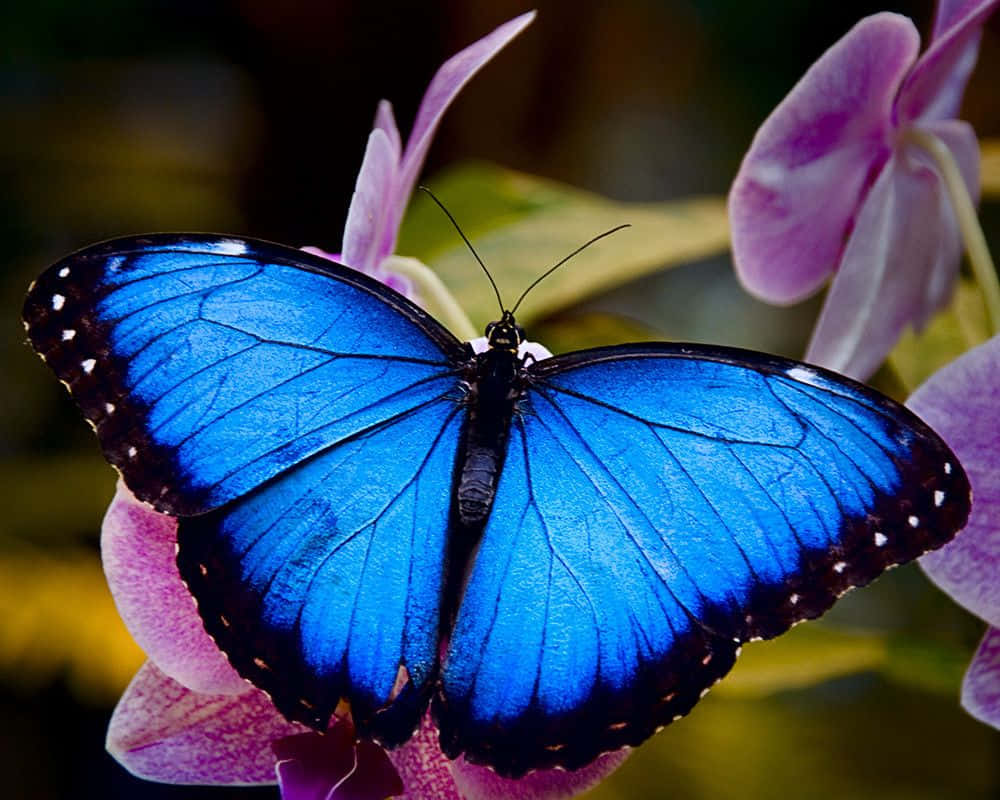
#> input picture butterfly.jpg, 1000 x 800 px
$ jupyter execute workfile.ipynb   (older library calls are emulated)
#> lines starting #> are read from the running program, lines starting #| are printed output that depends on the picture
# EDGE DETECTION USING OPENCV
**Name : Gnanendran N
Reg No. : 212223240037
Slot : 4E6-1**

## 1) SOBEL EDGE DETECTOR

[cell 1]
import cv2
import numpy as np
import matplotlib.pyplot as plt

[cell 2]
image = cv2.imread('butterfly.jpg')
#> image is the input picture: shape (800, 1000, 3); mean B, G, R 92.1, 69.6, 55.4

[cell 3]
gray_image = cv2.cvtColor(image, cv2.COLOR_BGR2GRAY)
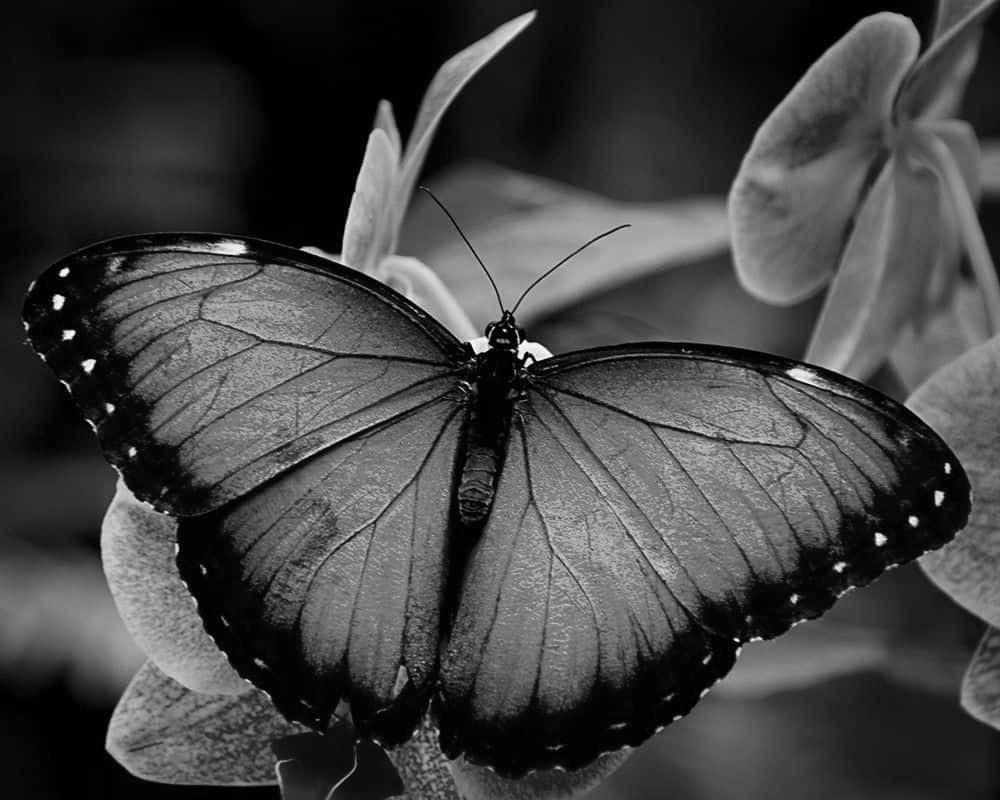
#> gray_image: shape (800, 1000); min 0, max 255, mean 67.9

[cell 4]
# Apply Sobel operator

sobelx  = cv2.Sobel(src = gray_image, ddepth = cv2.CV_64F, dx = 1, dy = 0, ksize = 3)
sobely  = cv2.Sobel(src = gray_image, ddepth = cv2.CV_64F, dx = 0, dy = 1, ksize = 3)
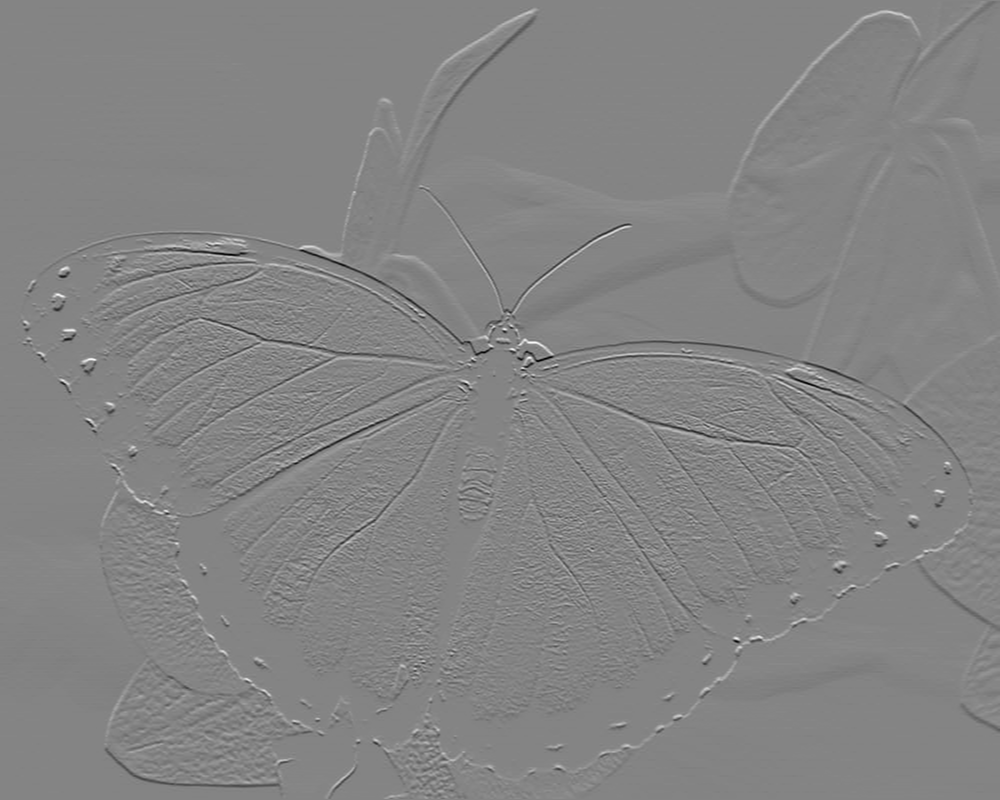
#> sobely: shape (800, 1000) float64; min -914, max 849, mean 0.3; drawn with min black and max white

sobelx = cv2.Sobel(gray_image, cv2.CV_64F, 1, 0, ksize=3)  # Sobel X
sobely = cv2.Sobel(gray_image, cv2.CV_64F, 0, 1, ksize=3)  # Sobel Y
sobel_combined = cv2.magnitude(sobelx, sobely)
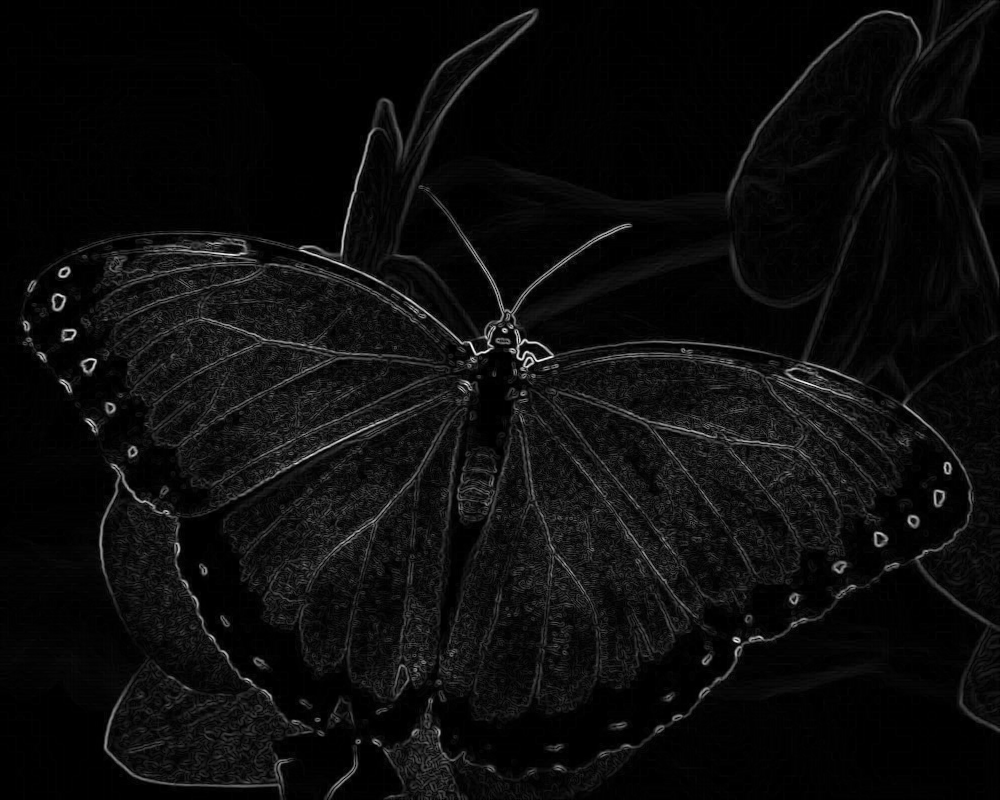
#> sobel_combined: shape (800, 1000) float64; min 0, max 933.5, mean 45.3; drawn with min black and max white

[cell 5]
plt.figure(figsize = (12, 16))
plt.subplot(321); plt.axis('on'); plt.imshow(image[:,:,::-1]); plt.title('Original')
plt.subplot(322); plt.axis('on'); plt.imshow(gray_image, cmap='gray');plt.title('Grayscale')
plt.subplot(323); plt.axis('on'); plt.imshow(sobelx);plt.title('Sobel-X Edge Map')
plt.subplot(324); plt.axis('on'); plt.imshow(sobely);plt.title('Sobel-Y Edge Map');
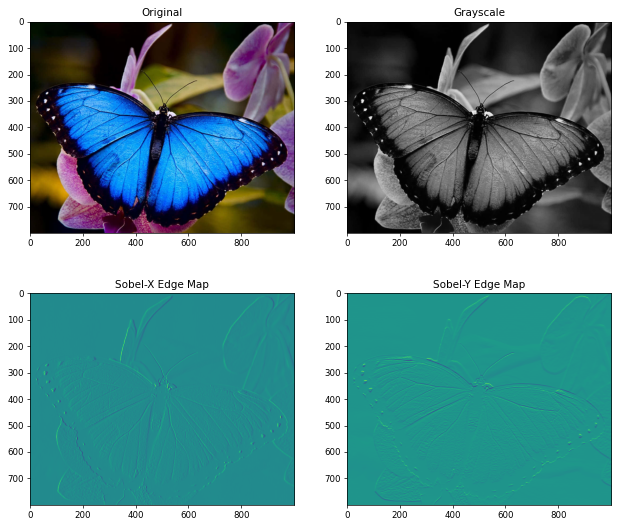
#> figure drawn by matplotlib, 4 panels

[cell 6]
plt.figure(figsize = (12, 6))
plt.axis('off'); plt.imshow(sobel_combined, cmap='gray' ); plt.title('sobel_combined ');

## 2) LAPLACIAN EDGE DETECTOR

[cell 7]
# Apply Laplacian operator
laplacian = cv2.Laplacian(gray_image, cv2.CV_64F)
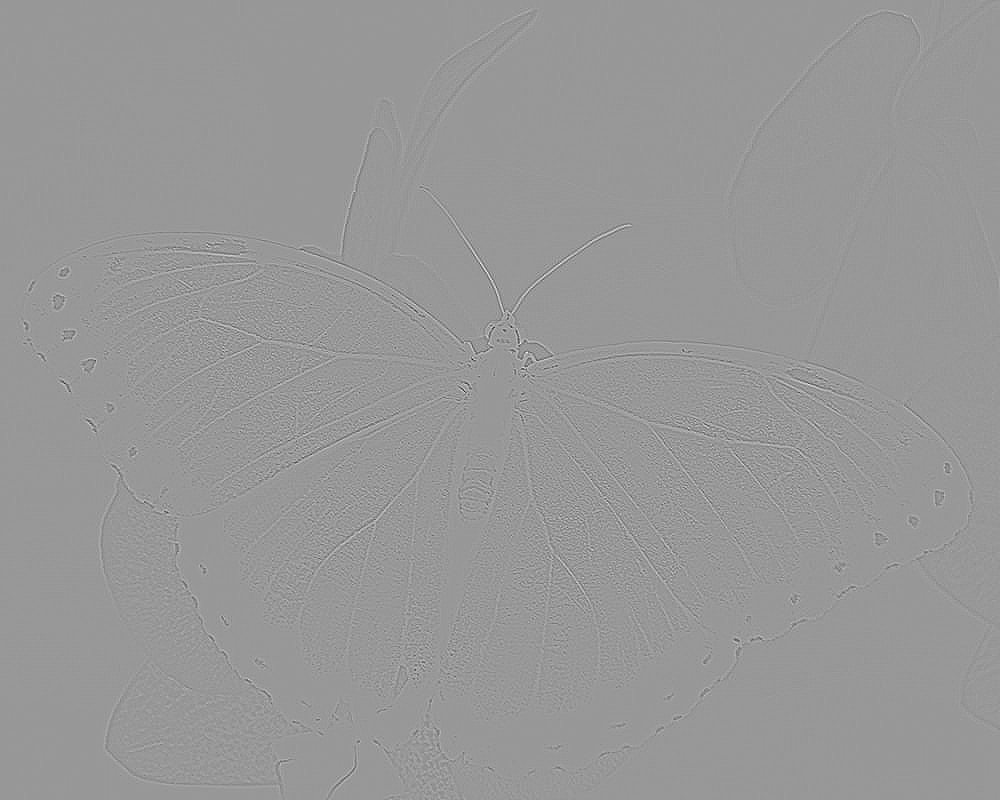
#> laplacian: shape (800, 1000) float64; min -447, max 303, mean 0; drawn with min black and max white

[cell 8]
plt.figure(figsize = (12, 16))
plt.subplot(121); plt.axis('off'); plt.imshow(gray_image, cmap='gray'); plt.title('Input Image (Gray Image)')

plt.subplot(122);plt.imshow(laplacian, cmap='gray');plt.axis('off'); plt.title('Output Image (laplacian)');

## 3) CANNY EDGE DETECTOR

[cell 9]
edges = cv2.Canny(gray_image, threshold1 = 180, threshold2 = 200)
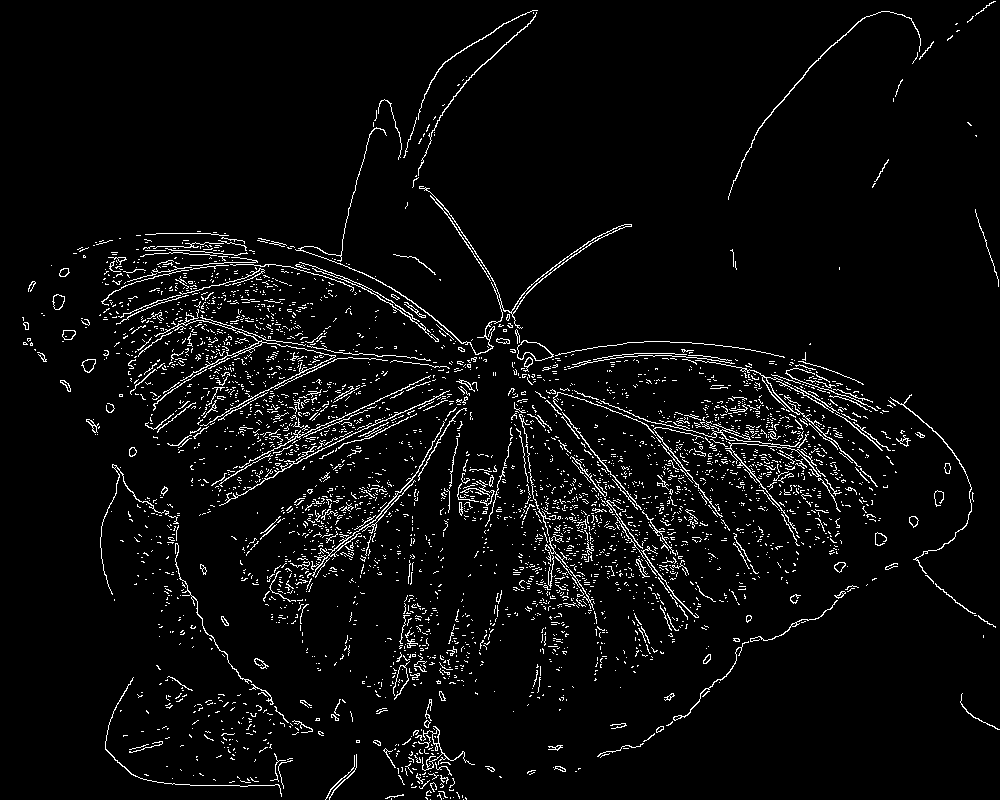
#> edges: shape (800, 1000); 4.4% white in thin lines or dots

[cell 10]
plt.figure(figsize = (12, 16))
plt.subplot(121); plt.axis('off'); plt.imshow(gray_image, cmap='gray'); plt.title('Input image (Gray Image)')

plt.subplot(122);plt.imshow(edges, cmap='gray');plt.axis('off'); plt.title('Canny Edge Map');
